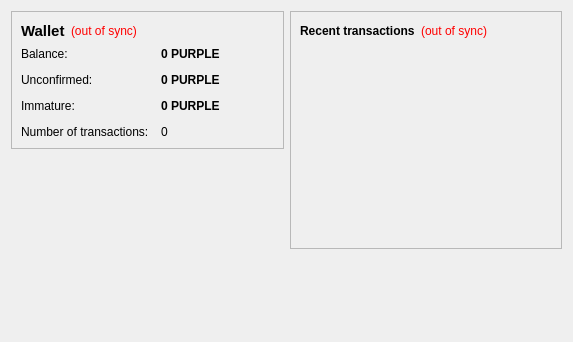
<?xml version="1.0" encoding="UTF-8"?>
<ui version="4.0">
 <class>OverviewPage</class>
 <widget class="QWidget" name="OverviewPage">
  <property name="geometry">
   <rect>
    <x>0</x>
    <y>0</y>
    <width>573</width>
    <height>342</height>
   </rect>
  </property>
  <property name="windowTitle">
   <string>Form</string>
  </property>
  <layout class="QHBoxLayout" name="horizontalLayout" stretch="1,1">
   <item>
    <layout class="QVBoxLayout" name="verticalLayout_2">
     <item>
      <widget class="QFrame" name="frame">
       <property name="frameShape">
        <enum>QFrame::StyledPanel</enum>
       </property>
       <property name="frameShadow">
        <enum>QFrame::Raised</enum>
       </property>
       <layout class="QVBoxLayout" name="verticalLayout_4">
        <item>
         <layout class="QHBoxLayout" name="horizontalLayout_4">
          <item>
           <widget class="QLabel" name="label_5">
            <property name="font">
             <font>
              <pointsize>11</pointsize>
              <weight>75</weight>
              <bold>true</bold>
             </font>
            </property>
            <property name="text">
             <string>Wallet</string>
            </property>
           </widget>
          </item>
          <item>
           <widget class="QLabel" name="labelWalletStatus">
            <property name="toolTip">
             <string>The displayed information may be out of date. Your wallet automatically synchronizes with the PurpleCoin network after a connection is established, but this process has not completed yet.</string>
            </property>
            <property name="styleSheet">
             <string notr="true">QLabel { color: red; }</string>
            </property>
            <property name="text">
             <string notr="true">(out of sync)</string>
            </property>
            <property name="alignment">
             <set>Qt::AlignLeading|Qt::AlignLeft|Qt::AlignVCenter</set>
            </property>
           </widget>
          </item>
          <item>
           <spacer name="horizontalSpacer_2">
            <property name="orientation">
             <enum>Qt::Horizontal</enum>
            </property>
            <property name="sizeHint" stdset="0">
             <size>
              <width>40</width>
              <height>20</height>
             </size>
            </property>
           </spacer>
          </item>
         </layout>
        </item>
        <item>
         <layout class="QFormLayout" name="formLayout_2">
          <property name="fieldGrowthPolicy">
           <enum>QFormLayout::AllNonFixedFieldsGrow</enum>
          </property>
          <property name="horizontalSpacing">
           <number>12</number>
          </property>
          <property name="verticalSpacing">
           <number>12</number>
          </property>
          <item row="0" column="0">
           <widget class="QLabel" name="label">
            <property name="text">
             <string>Balance:</string>
            </property>
           </widget>
          </item>
          <item row="0" column="1">
           <widget class="QLabel" name="labelBalance">
            <property name="font">
             <font>
              <weight>75</weight>
              <bold>true</bold>
             </font>
            </property>
            <property name="cursor">
             <cursorShape>IBeamCursor</cursorShape>
            </property>
            <property name="toolTip">
             <string>Your current balance</string>
            </property>
            <property name="text">
             <string notr="true">0 PURPLE</string>
            </property>
            <property name="textInteractionFlags">
             <set>Qt::LinksAccessibleByMouse|Qt::TextSelectableByKeyboard|Qt::TextSelectableByMouse</set>
            </property>
           </widget>
          </item>
          <item row="1" column="0">
           <widget class="QLabel" name="label_3">
            <property name="text">
             <string>Unconfirmed:</string>
            </property>
           </widget>
          </item>
          <item row="1" column="1">
           <widget class="QLabel" name="labelUnconfirmed">
            <property name="font">
             <font>
              <weight>75</weight>
              <bold>true</bold>
             </font>
            </property>
            <property name="cursor">
             <cursorShape>IBeamCursor</cursorShape>
            </property>
            <property name="toolTip">
             <string>Total of transactions that have yet to be confirmed, and do not yet count toward the current balance</string>
            </property>
            <property name="text">
             <string notr="true">0 PURPLE</string>
            </property>
            <property name="textInteractionFlags">
             <set>Qt::LinksAccessibleByMouse|Qt::TextSelectableByKeyboard|Qt::TextSelectableByMouse</set>
            </property>
           </widget>
          </item>
          <item row="3" column="0">
           <widget class="QLabel" name="label_2">
            <property name="text">
             <string>Number of transactions:</string>
            </property>
           </widget>
          </item>
          <item row="3" column="1">
           <widget class="QLabel" name="labelNumTransactions">
            <property name="toolTip">
             <string>Total number of transactions in wallet</string>
            </property>
            <property name="text">
             <string notr="true">0</string>
            </property>
           </widget>
          </item>
          <item row="2" column="0">
           <widget class="QLabel" name="labelImmatureText">
            <property name="text">
             <string>Immature:</string>
            </property>
           </widget>
          </item>
          <item row="2" column="1">
           <widget class="QLabel" name="labelImmature">
            <property name="font">
             <font>
              <weight>75</weight>
              <bold>true</bold>
             </font>
            </property>
            <property name="toolTip">
             <string>Mined balance that has not yet matured</string>
            </property>
            <property name="text">
             <string notr="true">0 PURPLE</string>
            </property>
            <property name="textInteractionFlags">
             <set>Qt::LinksAccessibleByMouse|Qt::TextSelectableByKeyboard|Qt::TextSelectableByMouse</set>
            </property>
           </widget>
          </item>
         </layout>
        </item>
       </layout>
      </widget>
     </item>
     <item>
      <spacer name="verticalSpacer">
       <property name="orientation">
        <enum>Qt::Vertical</enum>
       </property>
       <property name="sizeHint" stdset="0">
        <size>
         <width>20</width>
         <height>40</height>
        </size>
       </property>
      </spacer>
     </item>
    </layout>
   </item>
   <item>
    <layout class="QVBoxLayout" name="verticalLayout_3">
     <item>
      <widget class="QFrame" name="frame_2">
       <property name="frameShape">
        <enum>QFrame::StyledPanel</enum>
       </property>
       <property name="frameShadow">
        <enum>QFrame::Raised</enum>
       </property>
       <layout class="QVBoxLayout" name="verticalLayout">
        <item>
         <layout class="QHBoxLayout" name="horizontalLayout_2">
          <item>
           <widget class="QLabel" name="label_4">
            <property name="text">
             <string>&lt;b&gt;Recent transactions&lt;/b&gt;</string>
            </property>
           </widget>
          </item>
          <item>
           <widget class="QLabel" name="labelTransactionsStatus">
            <property name="toolTip">
             <string>The displayed information may be out of date. Your wallet automatically synchronizes with the PurpleCoin network after a connection is established, but this process has not completed yet.</string>
            </property>
            <property name="styleSheet">
             <string notr="true">QLabel { color: red; }</string>
            </property>
            <property name="text">
             <string notr="true">(out of sync)</string>
            </property>
            <property name="alignment">
             <set>Qt::AlignRight|Qt::AlignTrailing|Qt::AlignVCenter</set>
            </property>
           </widget>
          </item>
          <item>
           <spacer name="horizontalSpacer">
            <property name="orientation">
             <enum>Qt::Horizontal</enum>
            </property>
            <property name="sizeHint" stdset="0">
             <size>
              <width>40</width>
              <height>20</height>
             </size>
            </property>
           </spacer>
          </item>
         </layout>
        </item>
        <item>
         <widget class="QListView" name="listTransactions">
          <property name="styleSheet">
           <string notr="true">QListView { background: transparent; }</string>
          </property>
          <property name="frameShape">
           <enum>QFrame::NoFrame</enum>
          </property>
          <property name="verticalScrollBarPolicy">
           <enum>Qt::ScrollBarAlwaysOff</enum>
          </property>
          <property name="horizontalScrollBarPolicy">
           <enum>Qt::ScrollBarAlwaysOff</enum>
          </property>
          <property name="selectionMode">
           <enum>QAbstractItemView::NoSelection</enum>
          </property>
         </widget>
        </item>
       </layout>
      </widget>
     </item>
     <item>
      <spacer name="verticalSpacer_2">
       <property name="orientation">
        <enum>Qt::Vertical</enum>
       </property>
       <property name="sizeHint" stdset="0">
        <size>
         <width>20</width>
         <height>40</height>
        </size>
       </property>
      </spacer>
     </item>
    </layout>
   </item>
  </layout>
 </widget>
 <resources/>
 <connections/>
</ui>
